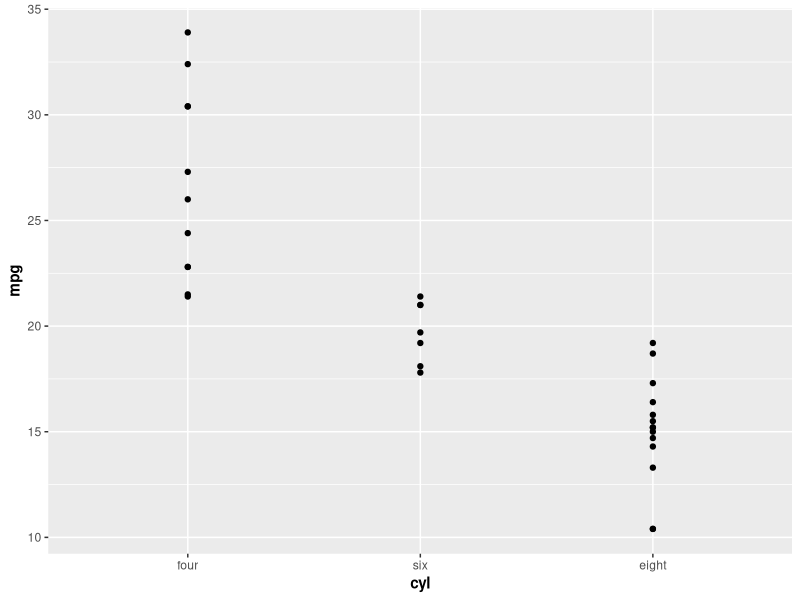

Write R code to recreate this figure.
library(ggplot2)

my_df <- mtcars
my_df$cyl <- factor(my_df$cyl, labels=c("four", "six", "eight"))

fit <- lm(mpg ~ cyl, my_df)
summary(fit)

ggplot(my_df, aes(cyl, mpg))+
  geom_point()+
  geom_smooth(method="lm")+
  theme(axis.text=element_text(),
        axis.title=element_text(face="bold"))
